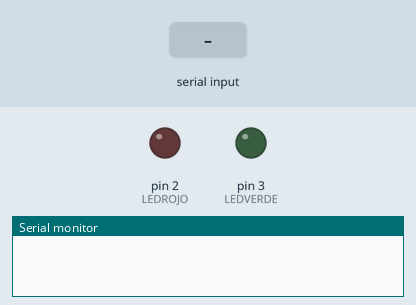
Recording of a sketch running on a simulated Arduino Uno, built with avr-gcc and run on an emulated ATmega328P. On the bench: output pins drawn as LEDs (lit = HIGH), the last lines printed to the serial monitor. The test bench sets the inputs (shaded band).

Above: at 1.2 s.
1.3 s: "1" received over Serial
At 2.4 s:
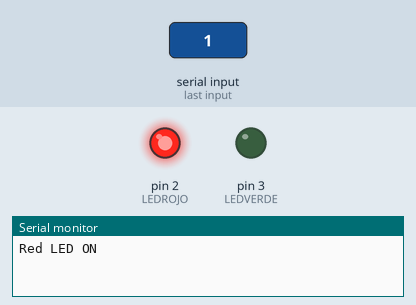
2.8 s: "3" received over Serial
At 3.5 s:
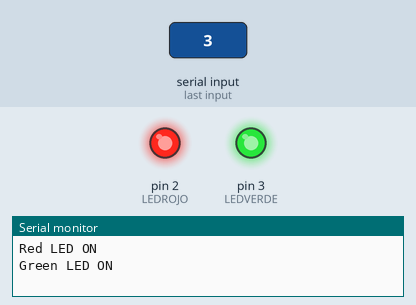
4.3 s: "2" received over Serial
At 4.7 s:
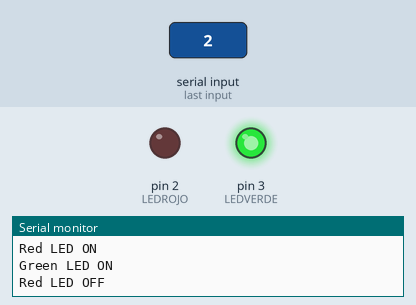
Timing chart, 0 to 7.3 s (numbered marks = the images above; inputs shaded):
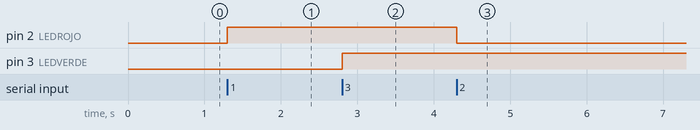

Measured:
- after the input at 1.3 s, pin 2 (LEDROJO): LOW → HIGH at once
- after the input at 2.8 s, pin 3 (LEDVERDE): LOW → HIGH at once
- after the input at 4.3 s, pin 2 (LEDROJO): HIGH → LOW at once

The sketch:

putty.ino
```cpp
char DATO = 0;
int LEDROJO = 2;
int LEDVERDE = 3;

void setup() {
  Serial.begin(38400);  // Start the Serial communication
  pinMode(LEDROJO, OUTPUT);
  pinMode(LEDVERDE, OUTPUT);
}

void loop() {
  if (Serial.available()) {
    DATO = Serial.read();  // Read the incoming character from PuTTY

    if (DATO == '1') {
      digitalWrite(LEDROJO, HIGH);  // Turn on the red LED
      Serial.println("Red LED ON");  // Send a confirmation message
    }

    if (DATO == '2') {
      digitalWrite(LEDROJO, LOW);   // Turn off the red LED
      Serial.println("Red LED OFF");  // Send a confirmation message
    }

    if (DATO == '3') {
      digitalWrite(LEDVERDE, HIGH); // Turn on the green LED
      Serial.println("Green LED ON");  // Send a confirmation message
    }

    if (DATO == '4') {
      digitalWrite(LEDVERDE, LOW);  // Turn off the green LED
      Serial.println("Green LED OFF");  // Send a confirmation message
    }
  }
}
```
